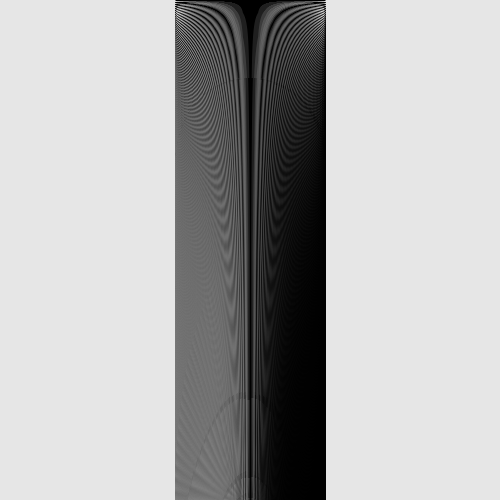
Frame 1 (no input)
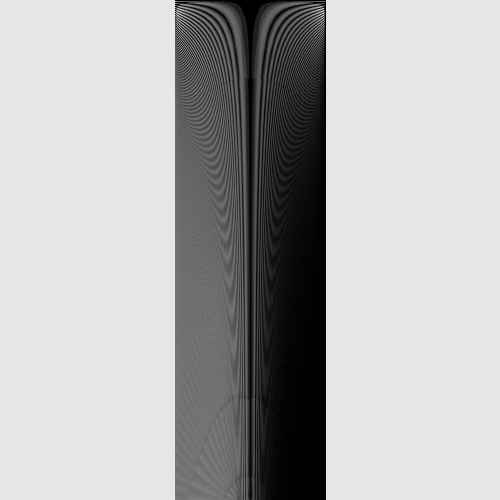
Frame 60 (the mouse pressed at the canvas centre just before this capture)
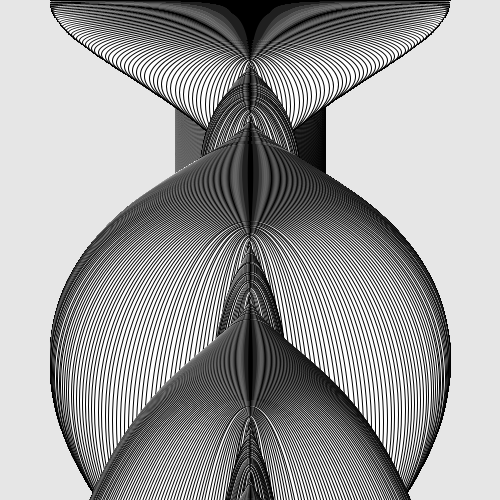
Frame 120 (the mouse held since frame 60 and released just before this capture)

The Processing sketch that drew these frames (run headless with seeded random() and noise(); from frame 60 on, the mouse is pressed at the canvas centre):

// Processing sketch: processing_53343
// ── processing_53343.pde

/*
 * Instruction
 *
 * Use Number Keys 1 -3 to change modes.
 * Esc - Closes window
 *
 * References
 *
 * 1) Trigonometry - Class Notes From Feb 16
 *
 * 2) Processing: A Programming Handbook for Visual Designers and Artists
 * pg 233-234 - KeyPressed
 * pg 369-370 - Saving Sequential Images, Making Screenshot
 *
 *
 */



int mode = 1;
 
 
void setup()
{
 size(500,500);
 background(230);
 smooth();
}
 
void draw()
{
 float rad = 0.0;
 float inc = PI/90;
 float angle = 0.0;
  
 if( mode == 1 )
 {
   for( int i = 0 ; i < 1000; i+=2 )
   {
     ellipse(width/2, i, 150+cos(rad)*mouseX, i );
     rad+=inc;
   }
 }
 else if( mode == 2 )
 {
   for( int i = 0 ; i < 1000; i+=3)
   {
     rect (tan(rad)*mouseY, i, 150+sin(rad)*mouseX, i) ;
     rad+=inc;
   }
 }
 else if ( mode == 3 )
 {
   for (int i=0 ; i < 1000; i+=20)
   {
     float r = random(3000);
     rect (rad*mouseX, r, tan(mouseX/100), sin(rad)*mouseY);
     rad+=inc;
   }
 }
}
 
void keyPressed()
{
  if( key == '1' )
  {
   mode = 1;
   background (230);
  }
  else if( key == '2' )
  {
    mode = 2;
    background (230);
  }
  else if( key == '3' )
  {
    mode = 3;
    background (230);
  }
  else if ( key == ESC)
  {
    exit();
  }
}
